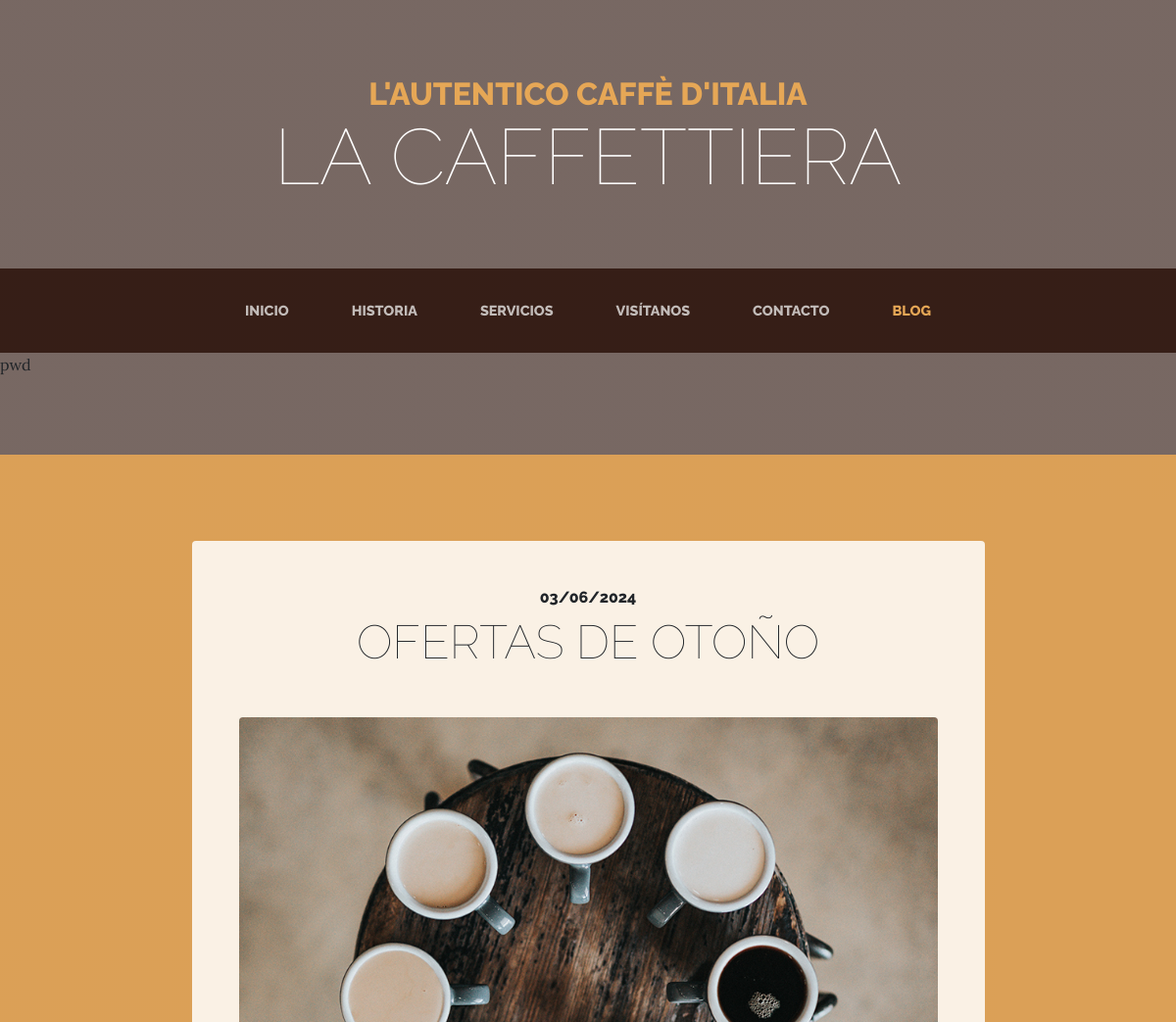
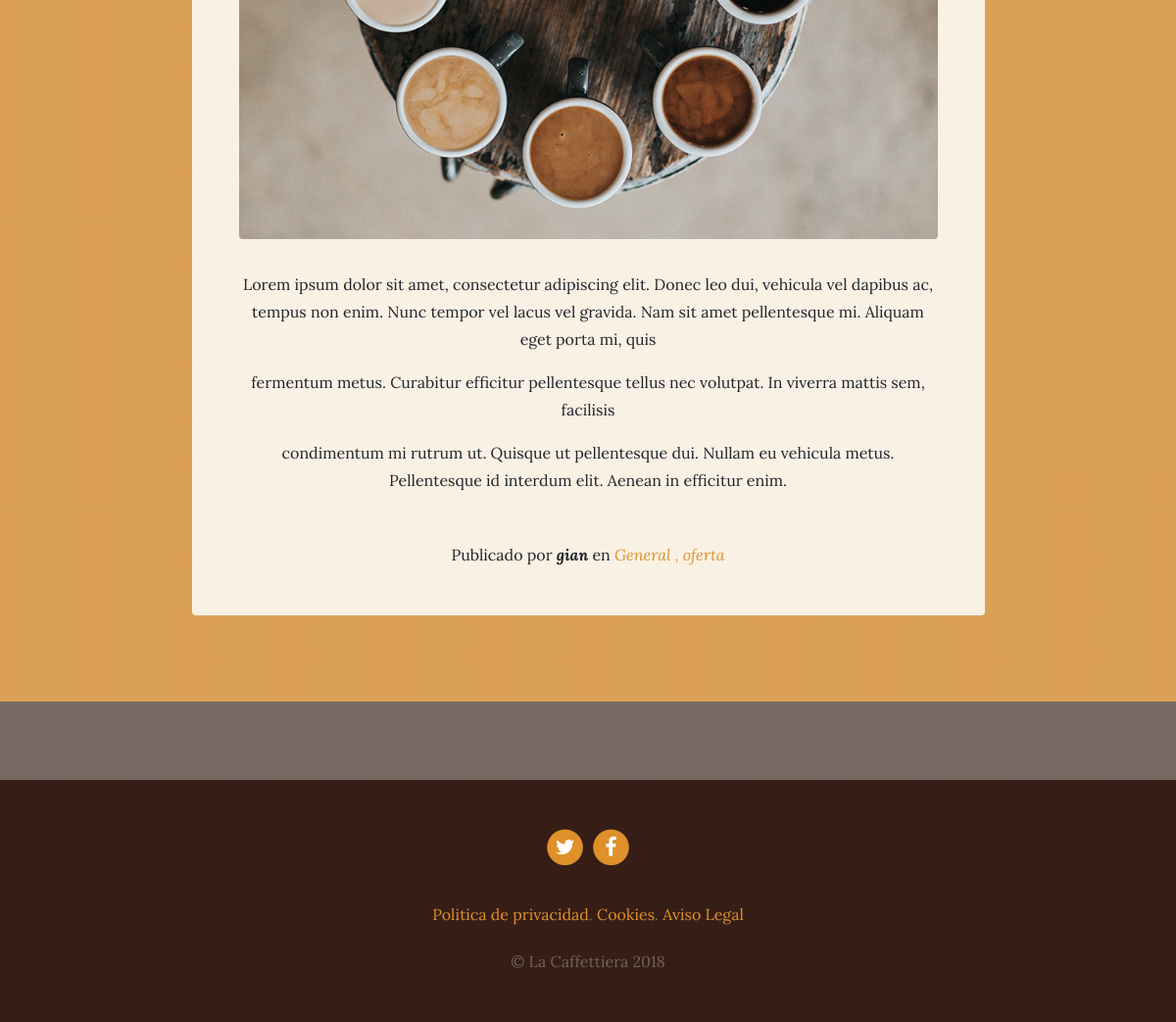
Screenshot of /blog/category/1/ with the database file from the repository (2 pictures, top to bottom).
### blog/models.py (models this page shows, shortened)
class Post(models.Model):
    title = models.CharField(max_length=100, verbose_name="Entradas")
    content = models.TextField(verbose_name="contenido")
    published = models.DateTimeField(verbose_name="Fecha de publicacion",default= now)
    image = models.ImageField(verbose_name="imagen", upload_to="blog", null=True, blank=True)
    author = models.ForeignKey(User, verbose_name="autor", on_delete=models.CASCADE)
    categories = models.ManyToManyField(Categoria, verbose_name="Categorias", related_name='get_post')
    created = models.DateField(auto_now_add=True,verbose_name="Fecha de creacion")
    updated =  models.DateField(auto_now=True,verbose_name="Fecha de edicion")
    class Meta:
        verbose_name = 'Entrada'
        verbose_name_plural = "Entradas"
        ordering = ['-created']
    pass

class Categoria(models.Model):
    name = models.CharField(max_length=100, verbose_name="Nombre")
    created = models.DateField(auto_now_add=True,verbose_name="Fecha de creacion")
    updated =  models.DateField(auto_now=True,verbose_name="Fecha de edicion")
    class Meta:
        verbose_name = 'categoria'
        verbose_name_plural = "categorias"
        ordering = ['-created']
    pass

### pages/models.py (models this page shows, shortened)
class Page(models.Model):
    title =  models.CharField(verbose_name='Titulo',max_length=200)
    content = models.TextField(verbose_name='Contenido')
    order = models.SmallIntegerField(verbose_name="Orden",default=0)
    created = models.DateField(auto_now_add=True,verbose_name="Fecha de creacion")
    updated =  models.DateField(auto_now=True,verbose_name="Fecha de edicion")
    class Meta:
        verbose_name = 'pagina'
        verbose_name_plural = "paginas"
        ordering = ['order','title']

### blog/views.py (the view)
def category(request, category_id):
    category = get_object_or_404(Categoria, id= category_id)
    return render(request, "blog/category.html", {'category': category})

### pages/templatetags/pages_extras.py (called while the page is built)
@register.simple_tag
def get_page_list():
    pages = Page.objects.all()
    return pages

### social/porcessors.py (called while the page is built)
def ctx_dic(request):
    ctx = {}
    links = Link.objects.all()
    for link in links:
        ctx[link.key]=link.url
    return ctx

### blog/templates/blog/category.html (shortened to what this page needs)
{% extends "core/base.html" %}
{% load static %}
{%block contend%}
  {% for pos in category.get_post.all%}pwd
    <section class="page-section cta">
      <div class="container">
        <div class="row">
          <div class="col-xl-9 mx-auto">
            <div class="cta-innerv text-center rounded">
              <h2 class="section-heading mb-5">
                <span class="section-heading-upper">{{pos.published|date:"SHORT_DATE_FORMAT"}}</span>
                <span class="section-heading-lower">{{pos.title}}</span>
              </h2>
              <p class="mb-0">
                <img class="mx-auto d-flex rounded img-fluid mb-3 mb-lg-0" src="{{pos.image.url}}" alt="">
              </p>
              <p class="mb-0 mbt">
                  {{pos.content|linebreaks}}
              </p>
              <p class="mb-0 mbt">
                <span class="section-heading-under">Publicado por <em><b>{{pos.author}}</b></em> en
                  <em>
                   {%for category in pos.categories.all%}
                     <a href="{% url 'category' category.id %}" class="link">{{category.name}} {% if not forloop.last%} , {%endif%}</a>
                   {%endfor%}
                  </em>
                </span>
              </p>
            </div>
          </div>
        </div>
      </div>
    </section>
  {%endfor%}
{% endblock %}

### core/templates/core/base.html (shortened to what this page needs)
<!DOCTYPE html>
<html lang="es">
  <head>
    {% load static %}
    <link href="{% static 'core/vendor/bootstrap/css/bootstrap.min.css'%}" rel="stylesheet">
    <link href="{% static 'core/vendor/font-awesome/css/font-awesome.min.css'%}" rel="stylesheet" type="text/css">
    <link href="{%static 'core/css/business-casual.css'%}" rel="stylesheet">
  </head>
  <body>
    <h1 class="site-heading text-center text-white d-none d-lg-block">
      <span class="site-heading-upper text-primary mb-3">L'autentico caffè d'italia</span>
      <span class="site-heading-lower">La Caffettiera</span>
    </h1>
    <nav class="navbar navbar-expand-lg navbar-dark py-lg-4" id="mainNav">
      <div class="container">
        <div class="collapse navbar-collapse" id="navbarResponsive">
          <ul class="navbar-nav mx-auto">
            <li class="nav-item {%if request.path == '/home/' %} active {%endif%} px-lg-4">
              <a class="nav-link text-uppercase text-expanded" href="{%url 'home'%}">Inicio</a>
            </li>
            <li class="nav-item px-lg-4 {%if request.path == '/about/' %} active {%endif%}">
              <a class="nav-link text-uppercase text-expanded" href="{%url 'about'%}">Historia</a>
            </li>
            <li class="nav-item px-lg-4 {%if request.path == '/services/' %} active {%endif%}">
              <a class="nav-link text-uppercase text-expanded" href="{%url 'services'%}">Servicios</a>
            </li>
            <li class="nav-item px-lg-4 {%if request.path == '/store/' %} active {%endif%} ">
              <a class="nav-link text-uppercase text-expanded" href="{%url 'store'%}">Visítanos</a>
            </li>
            <li class="nav-item px-lg-4 {%if request.path == '/contactos/' %} active {%endif%}">
              <a class="nav-link text-uppercase text-expanded" href="{%url 'contactos'%}">Contacto</a>
            </li>
            <li class="nav-item px-lg-4 {%if request.path|slice:"6" == '/blog/' %} active {%endif%} ">
              <a class="nav-link text-uppercase text-expanded" href="{%url 'blog'%}">Blog</a>
            </li>
          </ul>
        </div>
      </div>
    </nav>
    {% block contend%}{% endblock %}
    <footer class="footer text-faded text-center py-5">
      <div class="container">
        <p class="m-0">
          {% if LINK_X%}
	        <a href="{{LINK_X}}" class="link">
	          <span class="fa-stack fa-lg">
	            <i class="fa fa-circle fa-stack-2x"></i>
	            <i class="fa fa-twitter fa-stack-1x fa-inverse"></i>
	          </span>
	        </a>
          {%endif%}
          {% if LINK_FACEBOOK%}
	        <a href="{{LINK_FACEBOOK}}" class="link">
	          <span class="fa-stack fa-lg">
	            <i class="fa fa-circle fa-stack-2x"></i>
	            <i class="fa fa-facebook fa-stack-1x fa-inverse"></i>
	          </span>
	        </a>
          {%endif%}
	    </p>
        <p class="m-0 mbt">
          {%load pages_extras%}
          {%get_page_list as page_list%}
          {%for page in page_list%}
          <a href="{%url 'page' page.id %}" class="link">{{page.title}}</a>{%if not forloop.last%}.{%endif%}
          {%endfor%}
		</p>
        <p class="m-0 mbt1">&copy; La Caffettiera 2018</p>
      </div>
	</footer>
  </body>
</html>

### core/static/core/css/business-casual.css (style rules this page uses)
body { font-family: 'Lora'; background: linear-gradient(rgba(47, 23, 15, 0.65), rgba(47, 23, 15, 0.65)), url("../img/bg.jpg"); background-attachment: fixed; background-position: center; background-size: cover; }
h1, h2, h3, h4, h5, h6 { font-family: 'Raleway'; }
p { line-height: 1.75; }
.text-faded { color: rgba(255, 255, 255, 0.3); }
.site-heading { margin-top: 5rem; margin-bottom: 5rem; text-transform: uppercase; line-height: 1; font-family: 'Raleway'; }
.site-heading .site-heading-upper { display: block; font-size: 2rem; font-weight: 800; }
.site-heading .site-heading-lower { font-size: 5rem; font-weight: 100; line-height: 4rem; }
.page-section { margin-top: 5rem; margin-bottom: 5rem; }
.section-heading { text-transform: uppercase; }
.section-heading .section-heading-upper { display: block; font-size: 1rem; font-weight: 800; padding-bottom:.5rem; }
.section-heading .section-heading-lower { display: block; font-size: 3rem; font-weight: 100; }
#mainNav { background-color: rgba(47, 23, 15, 0.9); font-family: 'Raleway'; }
#mainNav .navbar-nav .nav-item .nav-link { color: rgba(255, 255, 255, 0.7); font-weight: 800; }
#mainNav .navbar-nav .nav-item.active .nav-link { color: #e6a756; }
@media (min-width: 992px) { #mainNav .navbar-nav .nav-item .nav-link { font-size: 0.9rem; } }
.cta { padding-top: 5rem; padding-bottom: 5rem; background-color: rgba(230, 167, 86, 0.9); }
.cta .cta-innerv { position: relative; padding: 3rem; margin: 0.5rem; background-color: rgba(255, 255, 255, 0.85); }
.footer { background-color: rgba(47, 23, 15, 0.9); }
.text-primary { color: #e6a756 !important; }
.mbt { padding-top: 2rem; }
.mbt1 { padding-top: 1.25rem; }
a.link { color: #df902a; }

### rows the page displays
Post: published "03/06/2024", title "OFERTAS DE OTOÑO", image (picture), content "Lorem ipsum dolor sit amet, consectetur adipiscing elit. Donec leo dui, vehicula vel dapibus ac, tempus non enim. Nunc tempor vel lacus vel gravida. Nam sit amet pellentesque mi. Aliquam eget porta mi, quis fermentum metus. Curabitur efficitur pellentesque tellus nec volutpat. In viverra mattis sem, facilisis condimentum mi rutrum ut. Quisque ut pellentesque dui. Nullam eu vehicula metus. Pellentesque id interdum elit. Aenean in efficitur enim.", author "gian"
Categoria: name "General"
Categoria: name "oferta"
Page: title "Politica de privacidad"
Page: title "Cookies"
Page: title "Aviso Legal"
